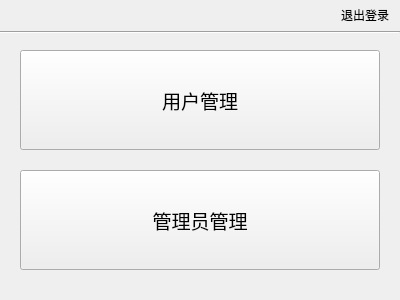
<?xml version="1.0" encoding="UTF-8"?>
<ui version="4.0">
 <class>saPanel</class>
 <widget class="QWidget" name="saPanel">
  <property name="geometry">
   <rect>
    <x>0</x>
    <y>0</y>
    <width>400</width>
    <height>300</height>
   </rect>
  </property>
  <property name="minimumSize">
   <size>
    <width>400</width>
    <height>300</height>
   </size>
  </property>
  <property name="maximumSize">
   <size>
    <width>400</width>
    <height>300</height>
   </size>
  </property>
  <property name="font">
   <font>
    <family>Microsoft YaHei UI</family>
   </font>
  </property>
  <property name="windowTitle">
   <string>管理面板(超级管理员)</string>
  </property>
  <widget class="QPushButton" name="adminmanageButton">
   <property name="geometry">
    <rect>
     <x>20</x>
     <y>170</y>
     <width>360</width>
     <height>100</height>
    </rect>
   </property>
   <property name="font">
    <font>
     <family>Microsoft YaHei UI</family>
     <pointsize>14</pointsize>
    </font>
   </property>
   <property name="text">
    <string>管理员管理</string>
   </property>
  </widget>
  <widget class="Line" name="line">
   <property name="geometry">
    <rect>
     <x>0</x>
     <y>30</y>
     <width>400</width>
     <height>5</height>
    </rect>
   </property>
   <property name="orientation">
    <enum>Qt::Horizontal</enum>
   </property>
  </widget>
  <widget class="QLabel" name="welcomelabel">
   <property name="geometry">
    <rect>
     <x>10</x>
     <y>0</y>
     <width>200</width>
     <height>30</height>
    </rect>
   </property>
   <property name="font">
    <font>
     <family>Microsoft YaHei</family>
     <pointsize>12</pointsize>
    </font>
   </property>
   <property name="text">
    <string>&lt;html&gt;&lt;head/&gt;&lt;body&gt;&lt;p&gt;&lt;br/&gt;&lt;/p&gt;&lt;/body&gt;&lt;/html&gt;</string>
   </property>
  </widget>
  <widget class="QPushButton" name="usermanageButton">
   <property name="geometry">
    <rect>
     <x>20</x>
     <y>50</y>
     <width>360</width>
     <height>100</height>
    </rect>
   </property>
   <property name="font">
    <font>
     <family>Microsoft YaHei UI</family>
     <pointsize>14</pointsize>
    </font>
   </property>
   <property name="text">
    <string>用户管理</string>
   </property>
  </widget>
  <widget class="QPushButton" name="exitButton">
   <property name="geometry">
    <rect>
     <x>330</x>
     <y>0</y>
     <width>70</width>
     <height>30</height>
    </rect>
   </property>
   <property name="font">
    <font>
     <family>Microsoft YaHei UI Light</family>
     <pointsize>9</pointsize>
     <underline>false</underline>
    </font>
   </property>
   <property name="text">
    <string>退出登录</string>
   </property>
   <property name="flat">
    <bool>true</bool>
   </property>
  </widget>
  <widget class="QPushButton" name="helpButton">
   <property name="geometry">
    <rect>
     <x>380</x>
     <y>280</y>
     <width>20</width>
     <height>20</height>
    </rect>
   </property>
   <property name="font">
    <font>
     <family>Microsoft YaHei UI</family>
     <pointsize>10</pointsize>
    </font>
   </property>
   <property name="icon">
    <iconset>
     <normaloff>help-20.png</normaloff>help-20.png</iconset>
   </property>
   <property name="iconSize">
    <size>
     <width>20</width>
     <height>20</height>
    </size>
   </property>
   <property name="flat">
    <bool>true</bool>
   </property>
  </widget>
 </widget>
 <layoutdefault spacing="6" margin="11"/>
 <tabstops>
  <tabstop>usermanageButton</tabstop>
  <tabstop>adminmanageButton</tabstop>
  <tabstop>exitButton</tabstop>
 </tabstops>
 <resources/>
 <connections/>
</ui>
